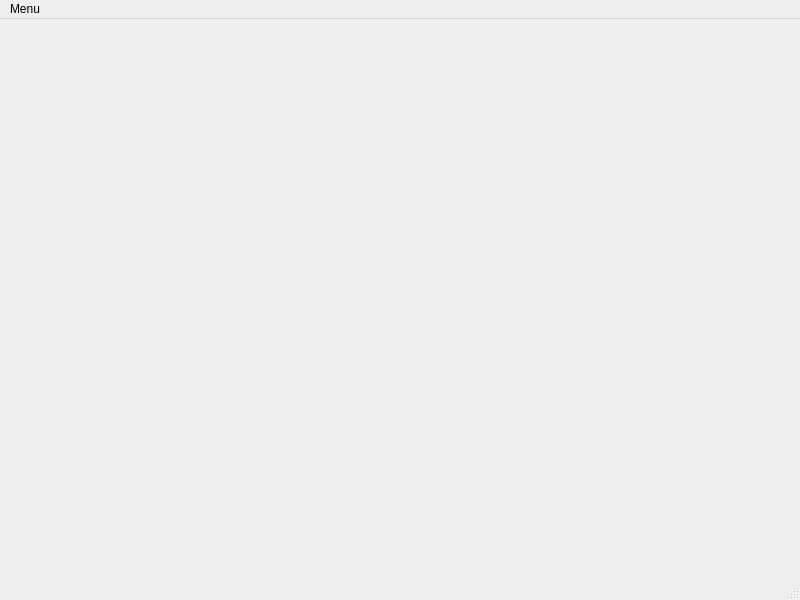
<?xml version="1.0" encoding="UTF-8"?>
<ui version="4.0">
 <class>MainWindow</class>
 <widget class="QMainWindow" name="MainWindow">
  <property name="geometry">
   <rect>
    <x>0</x>
    <y>0</y>
    <width>800</width>
    <height>600</height>
   </rect>
  </property>
  <property name="windowTitle">
   <string>MainWindow</string>
  </property>
  <widget class="QWidget" name="centralwidget"/>
  <widget class="QMenuBar" name="menubar">
   <property name="geometry">
    <rect>
     <x>0</x>
     <y>0</y>
     <width>800</width>
     <height>22</height>
    </rect>
   </property>
   <widget class="QMenu" name="menuMenu">
    <property name="title">
     <string>Menu</string>
    </property>
    <addaction name="load_file_3d_btn"/>
    <addaction name="load_file_2d_btn"/>
    <addaction name="run_computation_btn"/>
   </widget>
   <addaction name="menuMenu"/>
  </widget>
  <widget class="QStatusBar" name="statusbar"/>
  <action name="load_file_3d_btn">
   <property name="text">
    <string>Load 3D...</string>
   </property>
  </action>
  <action name="load_file_2d_btn">
   <property name="text">
    <string>Load 2D...</string>
   </property>
  </action>
  <action name="run_computation_btn">
   <property name="text">
	<string>Run Computation...</string>
   </property>
  </action>
 </widget>
 <resources/>
 <connections/>
</ui>
